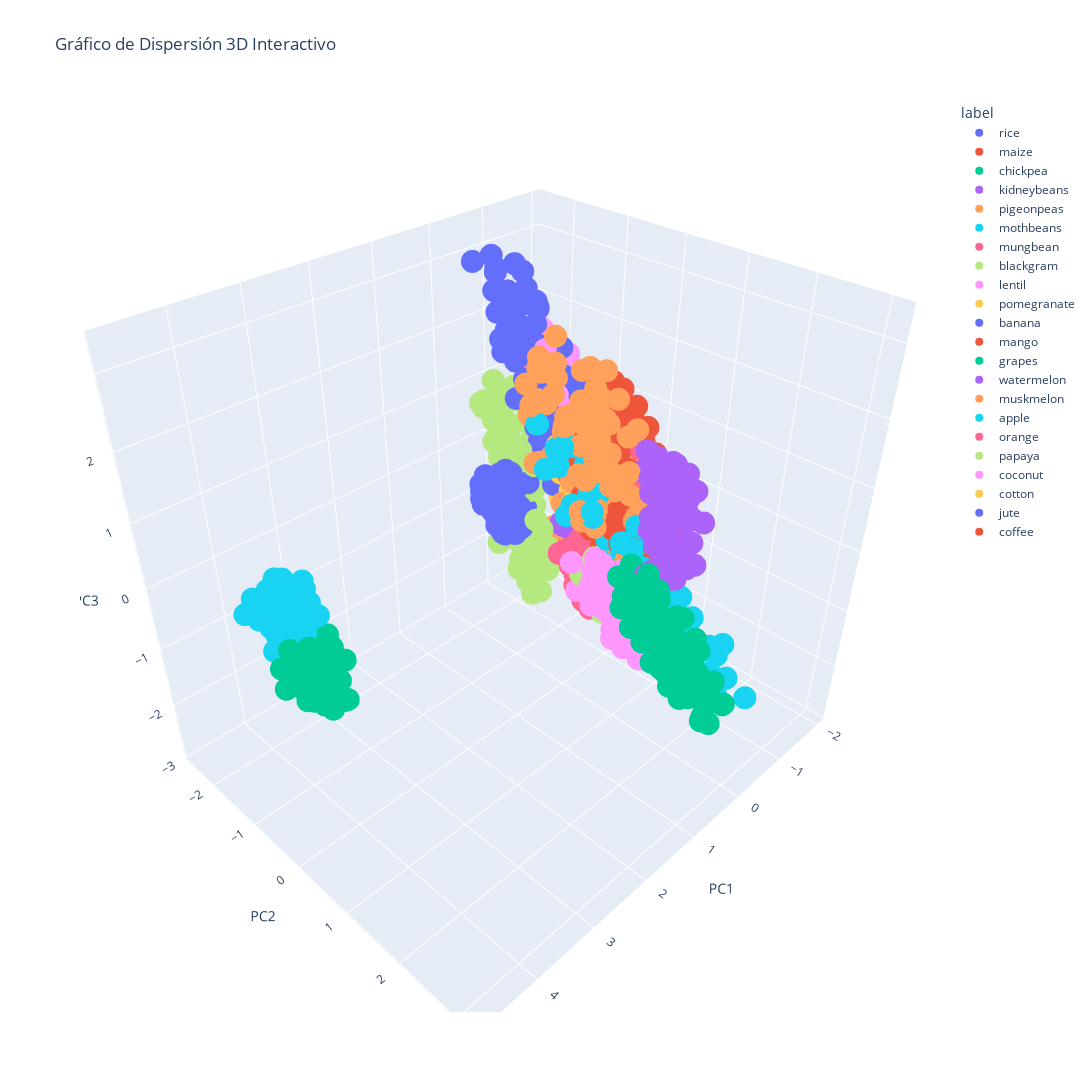

Notebook cell for this chart:
### Code cell
def plot_interactivo(df,col1,col2,col3,label):

    # Crea el gráfico de dispersión 3D interactivo
    fig = px.scatter_3d(df, x=col1, y=col2, z=col3, color=label, title='Gráfico de Dispersión 3D Interactivo')
    fig.update_layout(scene=dict(xaxis_title=col1, yaxis_title=col2, zaxis_title=col3), width=1600, height=1200)
    fig.show()

plot_interactivo(pcaWheat,'PC1','PC2','PC3','label')
